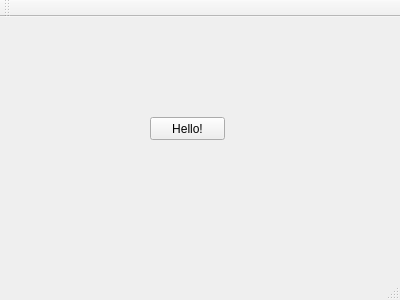
<?xml version="1.0" encoding="UTF-8"?>
<ui version="4.0">
 <class>MainWindow</class>
 <widget class="QMainWindow" name="MainWindow">
  <property name="geometry">
   <rect>
    <x>0</x>
    <y>0</y>
    <width>400</width>
    <height>300</height>
   </rect>
  </property>
  <property name="windowTitle">
   <string>MainWindow</string>
  </property>
  <widget class="QWidget" name="centralWidget">
   <widget class="QPushButton" name="pushButton">
    <property name="geometry">
     <rect>
      <x>150</x>
      <y>100</y>
      <width>75</width>
      <height>23</height>
     </rect>
    </property>
    <property name="text">
     <string>Hello!</string>
    </property>
   </widget>
  </widget>
  <widget class="QMenuBar" name="menuBar">
   <property name="geometry">
    <rect>
     <x>0</x>
     <y>0</y>
     <width>400</width>
     <height>21</height>
    </rect>
   </property>
  </widget>
  <widget class="QToolBar" name="mainToolBar">
   <attribute name="toolBarArea">
    <enum>TopToolBarArea</enum>
   </attribute>
   <attribute name="toolBarBreak">
    <bool>false</bool>
   </attribute>
  </widget>
  <widget class="QStatusBar" name="statusBar"/>
 </widget>
 <layoutdefault spacing="6" margin="11"/>
 <resources/>
 <connections/>
</ui>
